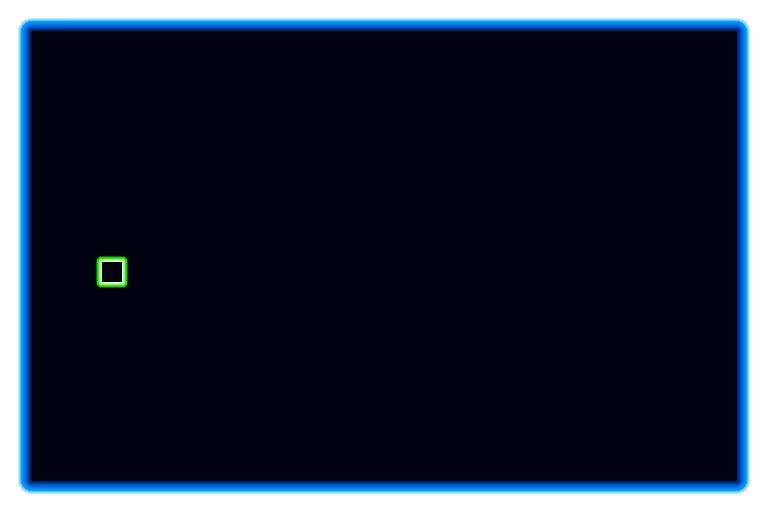

Rendered tile map (Tiled .tmx) drawn with the repository's tilesets; below, a short description and the map source with its tile grids summarised:
An orthogonal 24x16 tile map with 32x32 px tiles, 1 tile layer (Tiles), 2 tilesets and 101 objects (68x Emitter, 29x waveTail, Wall, Particle, Wave, ...).

<map version="1.0" orientation="orthogonal" width="24" height="16" tilewidth="32" tileheight="32">
 <properties>
  <property name="title" value="Helter Shelter" />
 </properties>
 <tileset firstgid="1" name="Basic" tilewidth="32" tileheight="32">
  <image source="../img/tiles.png" width="256" height="128" />
 </tileset>
 <tileset firstgid="33" name="Lights" tilewidth="32" tileheight="32">
  <image source="../img/tiles_blue.png" width="512" height="256" />
 </tileset>
 <layer name="Tiles" width="24" height="16">
  <data>[384 cells, 384 non-empty, 13 distinct tile ids]</data>
 </layer>
 <objectgroup name="Walls" width="24" height="16">
  <object name="Wall" x="736" y="32">
   <polygon points="0,0 0,448 -704,448 -704,0 -736,0 -736,480 32,480 32,-32 -736,-32 -736,0 0,0" />
  </object>
 </objectgroup>
 <objectgroup name="Objects" width="24" height="16">
  <object name="Particle" x="544" y="256" width="32" height="32" />
  <object name="Wave" x="416" y="128" width="32" height="32" />
  <object name="t0" type="waveTail" x="448" y="128" width="32" height="32" />
  <object name="t1" type="waveTail" x="480" y="128" width="32" height="32" />
  <object name="t2" type="waveTail" x="512" y="128" width="32" height="32" />
  <object name="t3" type="waveTail" x="544" y="128" width="32" height="32" />
  <object name="t4" type="waveTail" x="576" y="128" width="32" height="32" />
  <object name="t5" type="waveTail" x="608" y="128" width="32" height="32" />
  <object name="t6" type="waveTail" x="640" y="128" width="32" height="32" />
  <object name="t7" type="waveTail" x="672" y="128" width="32" height="32" />
  <object name="t8" type="waveTail" x="672" y="160" width="32" height="32" />
  <object name="t9" type="waveTail" x="672" y="192" width="32" height="32" />
  <object name="t10" type="waveTail" x="672" y="224" width="32" height="32" />
  <object name="t11" type="waveTail" x="672" y="256" width="32" height="32" />
  <object name="t12" type="waveTail" x="672" y="288" width="32" height="32" />
  <object name="t13" type="waveTail" x="672" y="320" width="32" height="32" />
  <object name="t14" type="waveTail" x="672" y="352" width="32" height="32" />
  <object name="t15" type="waveTail" x="640" y="352" width="32" height="32" />
  <object name="t16" type="waveTail" x="608" y="352" width="32" height="32" />
  <object name="t17" type="waveTail" x="576" y="352" width="32" height="32" />
  <object name="t18" type="waveTail" x="544" y="352" width="32" height="32" />
  <object name="t19" type="waveTail" x="512" y="352" width="32" height="32" />
  <object name="t20" type="waveTail" x="480" y="352" width="32" height="32" />
  <object name="t21" type="waveTail" x="448" y="352" width="32" height="32" />
  <object name="t22" type="waveTail" x="416" y="352" width="32" height="32" />
  <object name="t23" type="waveTail" x="416" y="320" width="32" height="32" />
  <object name="t24" type="waveTail" x="416" y="288" width="32" height="32" />
  <object name="t25" type="waveTail" x="416" y="256" width="32" height="32" />
  <object name="t26" type="waveTail" x="416" y="224" width="32" height="32" />
  <object name="t27" type="waveTail" x="416" y="192" width="32" height="32" />
  <object name="Emitter" x="480" y="32" width="32" height="32" />
  <object name="Emitter" x="704" y="448" width="32" height="32" />
  <object name="Emitter" x="704" y="416" width="32" height="32" />
  <object name="Emitter" x="704" y="384" width="32" height="32" />
  <object name="Emitter" x="704" y="192" width="32" height="32" />
  <object name="Emitter" x="704" y="288" width="32" height="32" />
  <object name="Emitter" x="704" y="224" width="32" height="32" />
  <object name="Emitter" x="704" y="96" width="32" height="32" />
  <object name="Emitter" x="704" y="352" width="32" height="32" />
  <object name="Emitter" x="704" y="320" width="32" height="32" />
  <object name="Emitter" x="704" y="256" width="32" height="32" />
  <object name="Emitter" x="704" y="160" width="32" height="32" />
  <object name="Emitter" x="704" y="128" width="32" height="32" />
  <object name="Emitter" x="384" y="32" width="32" height="32" />
  <object name="Emitter" x="352" y="32" width="32" height="32" />
  <object name="Emitter" x="320" y="32" width="32" height="32" />
  <object name="Emitter" x="288" y="32" width="32" height="32" />
  <object name="Emitter" x="256" y="32" width="32" height="32" />
  <object name="Emitter" x="224" y="32" width="32" height="32" />
  <object name="Emitter" x="192" y="32" width="32" height="32" />
  <object name="Emitter" x="160" y="32" width="32" height="32" />
  <object name="Emitter" x="128" y="32" width="32" height="32" />
  <object name="Emitter" x="96" y="32" width="32" height="32" />
  <object name="Emitter" x="64" y="32" width="32" height="32" />
  <object name="Emitter" x="32" y="32" width="32" height="32" />
  <object name="Emitter" x="704" y="64" width="32" height="32" />
  <object name="Emitter" x="704" y="32" width="32" height="32" />
  <object name="Emitter" x="672" y="32" width="32" height="32" />
  <object name="Emitter" x="640" y="32" width="32" height="32" />
  <object name="Emitter" x="576" y="32" width="32" height="32" />
  <object name="Emitter" x="608" y="32" width="32" height="32" />
  <object name="Emitter" x="512" y="32" width="32" height="32" />
  <object name="Emitter" x="544" y="32" width="32" height="32" />
  <object name="Emitter" x="448" y="32" width="32" height="32" />
  <object name="Emitter" x="416" y="32" width="32" height="32" />
  <object name="Emitter" x="128" y="448" width="32" height="32" />
  <object name="Emitter" x="160" y="448" width="32" height="32" />
  <object name="Emitter" x="96" y="448" width="32" height="32" />
  <object name="Emitter" x="64" y="448" width="32" height="32" />
  <object name="Emitter" x="32" y="448" width="32" height="32" />
  <object name="Emitter" x="32" y="416" width="32" height="32" />
  <object name="Emitter" x="32" y="384" width="32" height="32" />
  <object name="Emitter" x="32" y="352" width="32" height="32" />
  <object name="Emitter" x="32" y="288" width="32" height="32" />
  <object name="Emitter" x="32" y="320" width="32" height="32" />
  <object name="Emitter" x="32" y="256" width="32" height="32" />
  <object name="Emitter" x="32" y="192" width="32" height="32" />
  <object name="Emitter" x="32" y="224" width="32" height="32" />
  <object name="Emitter" x="32" y="160" width="32" height="32" />
  <object name="Emitter" x="32" y="128" width="32" height="32" />
  <object name="Emitter" x="32" y="96" width="32" height="32" />
  <object name="Emitter" x="32" y="64" width="32" height="32" />
  <object name="Emitter" x="480" y="448" width="32" height="32" />
  <object name="Emitter" x="448" y="448" width="32" height="32" />
  <object name="Emitter" x="416" y="448" width="32" height="32" />
  <object name="Emitter" x="384" y="448" width="32" height="32" />
  <object name="Emitter" x="320" y="448" width="32" height="32" />
  <object name="Emitter" x="288" y="448" width="32" height="32" />
  <object name="Emitter" x="352" y="448" width="32" height="32" />
  <object name="Emitter" x="256" y="448" width="32" height="32" />
  <object name="Emitter" x="224" y="448" width="32" height="32" />
  <object name="Emitter" x="192" y="448" width="32" height="32" />
  <object name="Emitter" x="672" y="448" width="32" height="32" />
  <object name="Emitter" x="640" y="448" width="32" height="32" />
  <object name="Emitter" x="512" y="448" width="32" height="32" />
  <object name="Emitter" x="608" y="448" width="32" height="32" />
  <object name="Emitter" x="544" y="448" width="32" height="32" />
  <object name="Emitter" x="576" y="448" width="32" height="32" />
  <object name="Goal" x="96" y="256" width="32" height="32" />
  <object name="t28" type="waveTail" x="416" y="160" width="32" height="32" />
 </objectgroup>
</map>
